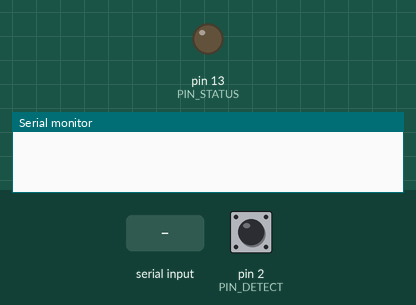
Simulated run of this sketch. Board: Arduino Uno, built with avr-gcc and run on an emulated ATmega328P. Shown: output pins drawn as LEDs (lit = HIGH), the last lines printed to the serial monitor. Inputs (shaded band) come from the test bench; at power-on: pin 2 (PIN_DETECT) HIGH.

Above: at 1.2 s.
1.3 s: "1" received over Serial
At 1.9 s:
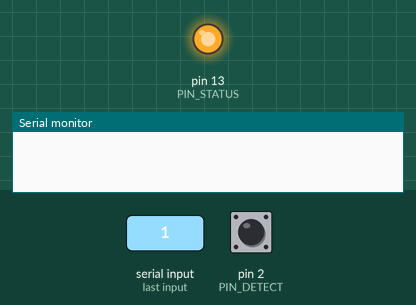
2.8 s: pin 2 (PIN_DETECT) pulsed LOW 2 times (0.12 s each, 0.3 s apart)
At 4.2 s:
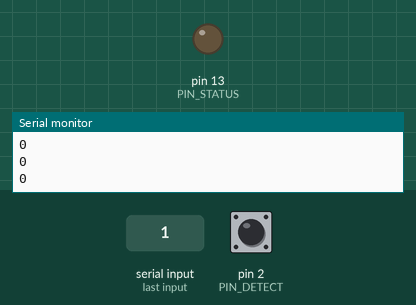
4.9 s: pin 2 (PIN_DETECT) driven LOW
At 5.9 s:
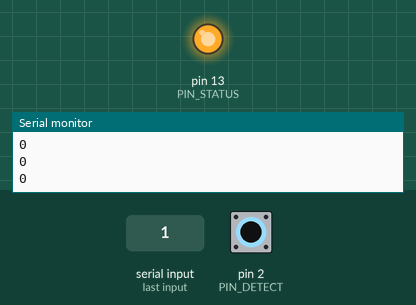
6.4 s: pin 2 (PIN_DETECT) driven HIGH
At 7.2 s:
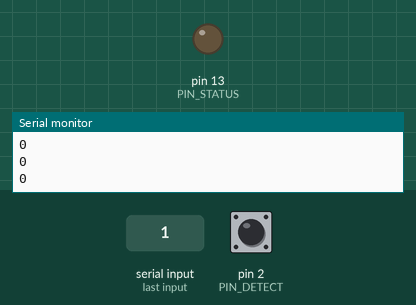
Timing chart, 0 to 8.9 s (numbered marks = the images above; inputs shaded):
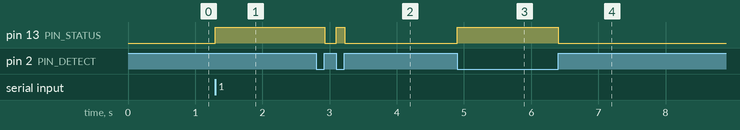

The sketch:

IR-Receiver.ino
```cpp
#define PIN_DETECT 2 // This is where the IR detector "out" signal is connected to
#define PIN_STATUS 13 // Used to indicate a break in the barrier, could be a buzzer or something else

volatile boolean irbeamup = true; // This value is changed by the Interrupt code
 boolean flag=false;                                  // and is used both inside and outside the Interrupt code = volatile
long lastuptime = 0;               // Indicates how many milliseconds since we last had a beam detected
long lapTime = 0;
long startTime = 0;
char val; // Data received from the serial port


void irchanged()
// Interrupt Service Routine for detecting change in the IR reading
// This is connected to Pin 2 on the Arduino
// If there is IR, the value is low, if there is no IR, the value is high
// We want to execute and exit the code as quick as possible, so we only read the value to set the
// boolean irbeamup flag

{
   if (digitalRead(PIN_DETECT) == LOW) irbeamup = true;
   else irbeamup = false;
}

void setup()
{
    Serial.begin(9600); // Start serial communication at 9600 bps
    pinMode(PIN_DETECT, INPUT);             // This is where we read the IR detector
    pinMode(PIN_STATUS, OUTPUT);            // To show some status
    attachInterrupt(digitalPinToInterrupt(PIN_DETECT), irchanged, CHANGE);  // Here the magic is happening: On a CHANGE on Port 0 (Pin 2),
                                            // the irchanged function will interrupt whatever is going on
}

void loop() {
  if (Serial.available())
   { // If data is available to read,
     val = Serial.read(); // read it and store it in val
   }
   if (val == '1')
   { // If 1 was received

     startTime=millis();
     flag=true;
     val == '0';

   } else {
     startTime=0;
     val == '0';

   }

   if ((irbeamup == true) && (flag==true)) {                     // We have a beam
        lastuptime = millis();                 // So set the current time to lastuptime
        digitalWrite(PIN_STATUS, HIGH);        // Light the LED, we have a beam
   }
   else {                                      // A break in the beam was detected
                                               // However, if less than 100 mS since last IR was detected,
                                               // I do not yet indicate a break
        if ((millis() - lastuptime > 5)&& (flag==true)) {
                  digitalWrite(PIN_STATUS, LOW);
                  lapTime=millis()-startTime;
                  Serial.println(lapTime);
                  Serial.flush();
                  flag=false;
                  // Other actions for the break. We know we last had a beam at lastuptime.
        }
        else{
          }
   }
}
```

Measured:
- after the input at 1.3 s, pin 13 (PIN_STATUS): LOW → HIGH at once
- after the input at 2.8 s, pin 13 (PIN_STATUS): HIGH → LOW after 0.13 s, → HIGH 0.18 s later, → LOW 0.12 s later
- after the input at 4.9 s, pin 13 (PIN_STATUS): LOW → HIGH at once
- after the input at 6.4 s, pin 13 (PIN_STATUS): HIGH → LOW at once
